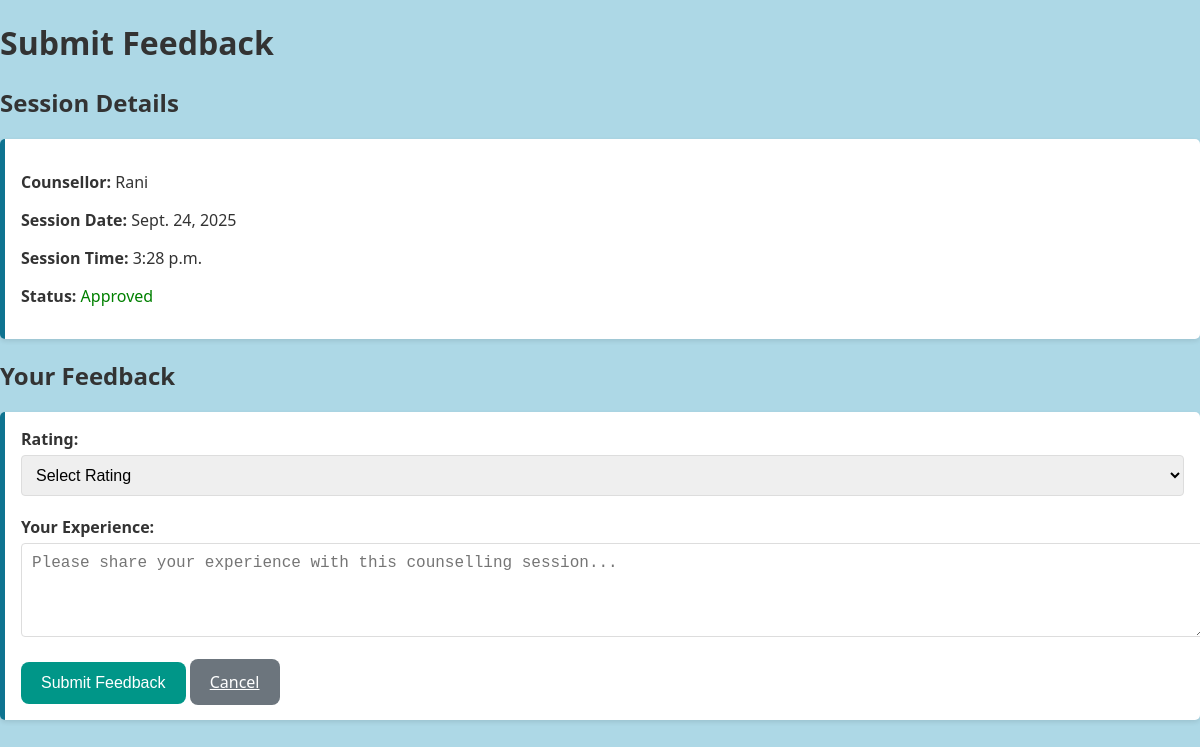
/submit_feedback/20/ (signed in), run on an earlier commit of the app's database.
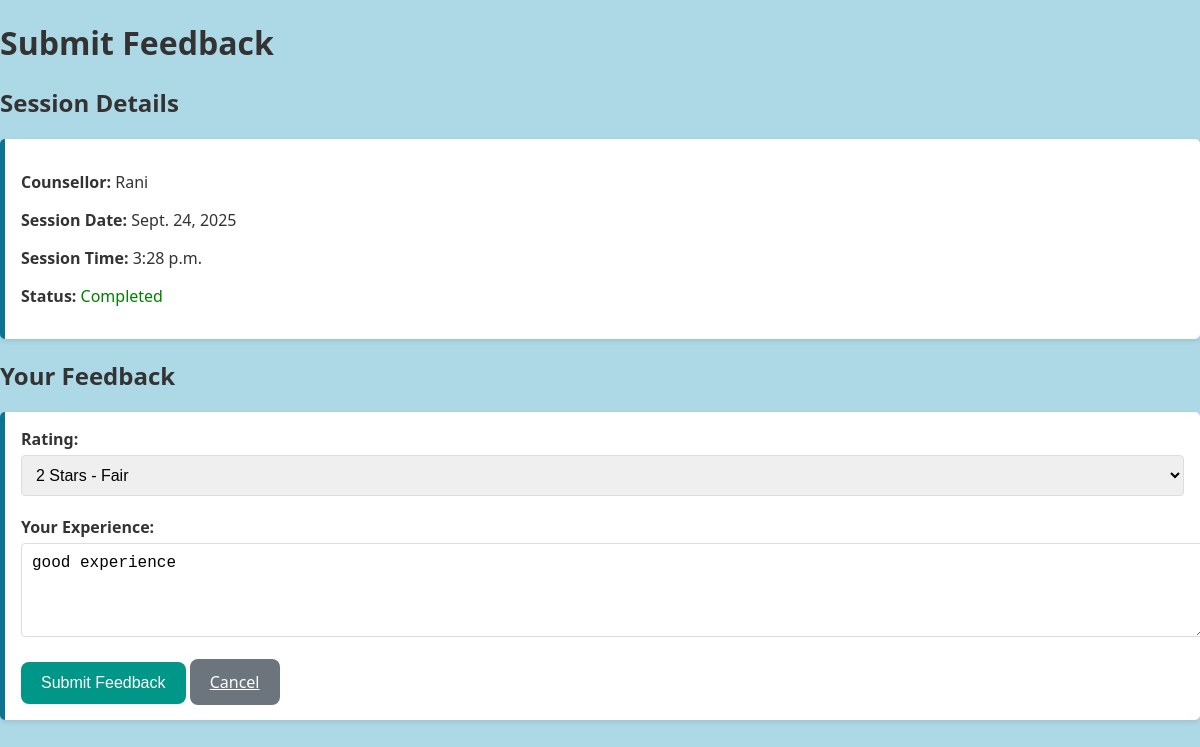
And on a later commit of the database.
### main/models.py (models this page shows, shortened)
class Booking(models.Model):
    client = models.ForeignKey(Client, on_delete=models.CASCADE)
    counsellor = models.ForeignKey(Counsellor, on_delete=models.CASCADE)
    requested_at = models.DateTimeField(auto_now_add=True)
    status = models.CharField(
        max_length=20,
        choices=[("Pending", "Pending"), ("Approved", "Approved"), ("Completed", "Completed")],
        default="Pending"
    )
    approved_date = models.DateField(null=True, blank=True)
    approved_time = models.TimeField(null=True, blank=True)
    rating = models.IntegerField(
        choices=[(1, "1 Star"), (2, "2 Stars"), (3, "3 Stars"), (4, "4 Stars"), (5, "5 Stars")],
        null=True, blank=True
    )
    feedback = models.TextField(blank=True, null=True)
    feedback_date = models.DateTimeField(null=True, blank=True)

class Counsellor(models.Model):
    SPECIALIZATION_CHOICES = [
        ('stress_management', 'Stress Management'),
        ('career_guidance', 'Career Guidance'),
        ('mental_health', 'Mental Health Support'),
        ('marriage_relationship', 'Marriage and Relationship'),
        ('addiction', 'Addiction Counselling'),
        ('grief_loss', 'Grief and Loss'),
        ('self_esteem', 'Self-Esteem and Personal Growth'),
        ('family_therapy', 'Family Therapy'),
        ('trauma_ptsd', 'Trauma and PTSD'),
        ('eating_disorders', 'Eating Disorders Support'),
        ('child_adolescent', 'Child and Adolescent'),
        ('anger_management', 'Anger Management'),
        ('mindfulness', 'Mindfulness and Meditation'),
        ('financial_stress', 'Financial Stress'),
        ('lgbtq', 'LGBTQ+ Affirmative Therapy'),
    ]
    user = models.OneToOneField(User, on_delete=models.CASCADE, null=True, blank=True)
    qualification = models.CharField(max_length=255, blank=True, null=True)
    age = models.IntegerField(null=True, blank=True)
    experience = models.IntegerField(null=True, blank=True)
    specialization = models.CharField(max_length=255, choices=SPECIALIZATION_CHOICES, blank=True)
    description = models.TextField(blank=True, null=True)

class User(AbstractUser):
    is_client = models.BooleanField(default=False)
    is_counsellor = models.BooleanField(default=False)

### main/views.py (the view)
# urls.py: path('submit_feedback/<int:booking_id>/', views.submit_feedback, name='submit_feedback'),
@login_required
def submit_feedback(request, booking_id):
    booking = get_object_or_404(Booking, id=booking_id, client=request.user.client)
    if booking.status != "Completed" and booking.feedback is not None:
        messages.error(request, "Feedback can only be submitted for completed sessions without existing feedback.")
        return redirect('client_dashboard')
    if request.method == "POST":
        form = FeedbackForm(request.POST, instance=booking)
        if form.is_valid():
            feedback_instance = form.save(commit=False)
            feedback_instance.feedback_date = timezone.now()
            feedback_instance.save()
            messages.success(request, "Thank you for your feedback!")
            return redirect('client_dashboard')
    else:
        form = FeedbackForm(instance=booking)
    return render(request, 'submit_feedback.html', {'form': form, 'booking': booking})

### main/forms.py
class FeedbackForm(forms.ModelForm):
    class Meta:
        model = Booking
        fields = ['rating', 'feedback']
    def __init__(self, *args, **kwargs):
        super().__init__(*args, **kwargs)
        self.fields['rating'].widget = forms.Select(choices=[
            ('', 'Select Rating'),
            (1, '1 Star - Poor'),
            (2, '2 Stars - Fair'),
            (3, '3 Stars - Good'),
            (4, '4 Stars - Very Good'),
            (5, '5 Stars - Excellent')
        ])
        self.fields['feedback'].widget = forms.Textarea(attrs={
            'rows': 4,
            'placeholder': 'Please share your experience with this counselling session...'
        })

### main/templates/submit_feedback.html (shortened to what this page needs)
{% load static %}
<!DOCTYPE html>
<html lang="en">
<head>
    <link rel="stylesheet" href="{% static 'feedback.css' %}">
</head>
<body>
    <div class="container">
        <h1>Submit Feedback</h1>
        <div class="profile-section">
            <h2>Session Details</h2>
            <div class="profile-box">
                <p><strong>Counsellor:</strong> {{ booking.counsellor.user.username }}</p>
                <p><strong>Session Date:</strong> {{ booking.approved_date }}</p>
                <p><strong>Session Time:</strong> {{ booking.approved_time }}</p>
                <p><strong>Status:</strong> <span style="color: green;">{{ booking.get_status_display }}</span></p>
            </div>
        </div>
        <div>
            <h2>Your Feedback</h2>
            <div class="profile-box">
                <form method="POST">
                    <div class="form-group">
                        <label for="{{ form.rating.id_for_label }}">Rating:</label>
                        {{ form.rating }}
                    </div>
                    <div class="form-group">
                        <label for="{{ form.feedback.id_for_label }}">Your Experience:</label>
                        {{ form.feedback }}
                    </div>
                    <button type="submit" class="btn">Submit Feedback</button>
                    <a href="{% url 'client_dashboard' %}" class="btn" style="background-color: #6c757d;">Cancel</a>
                </form>
            </div>
        </div>
    </div>
</body>
</html>

What changed in the data, as far as the page shows it:
changed Booking "Rani": status "Approved" → "Completed"; rating "Select Rating" → "2 Stars - Fair"; feedback (not shown) → "good experience"
